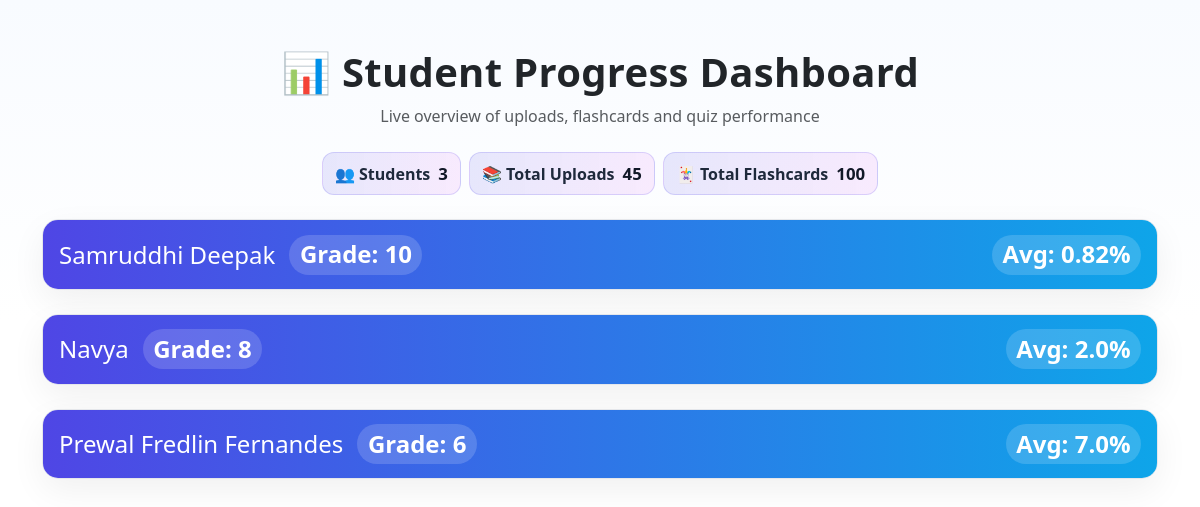
/student_progress (signed in), run on an earlier commit of the app's database.
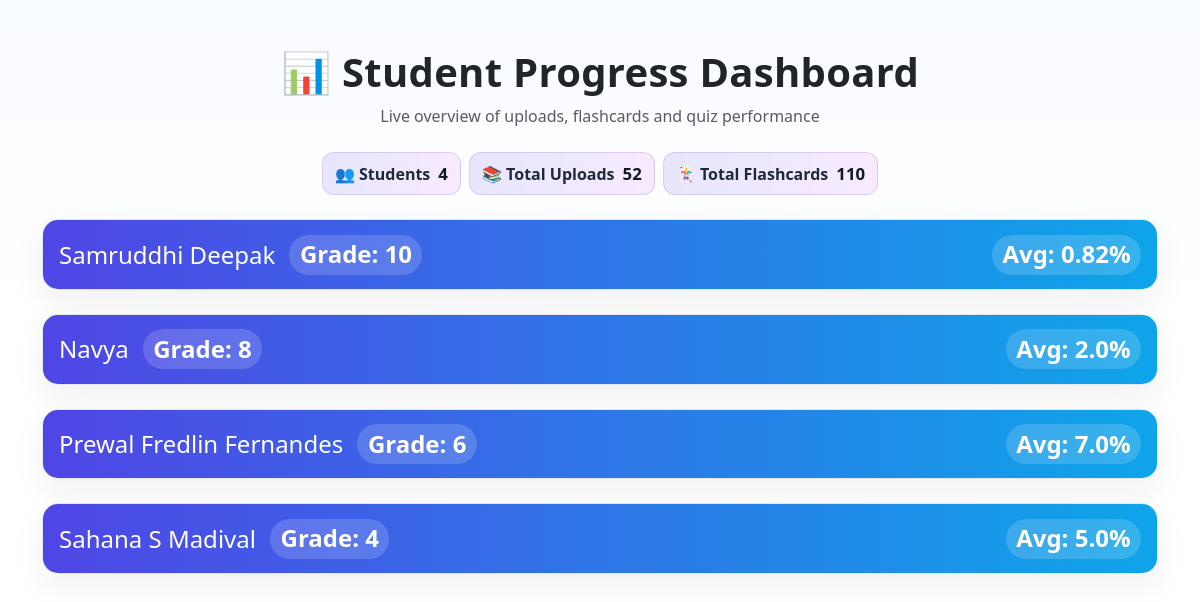
And on a later commit of the database.
### tables this page shows
CREATE TABLE students (
        id INTEGER PRIMARY KEY AUTOINCREMENT,
        name TEXT NOT NULL,
        age INTEGER,
        grade TEXT,
        accessibility TEXT,
        email TEXT,
        phone TEXT,
        password_hash TEXT,
        created_at TEXT
    );

### app.py (the view)
@app.route("/student_progress")
@login_required(role="teacher")
def student_progress():
    conn = get_db()
    cur = conn.cursor()
    filter_id = request.args.get("student_id")
    if filter_id:
        cur.execute("SELECT * FROM students WHERE id = ?", (filter_id,))
    else:
        cur.execute("SELECT * FROM students")
    students = cur.fetchall()
    progress_data = []
    for student in students:
        student_id = student["id"]
        cur.execute("SELECT * FROM uploads WHERE student_id = ?", (student_id,))
        uploads = cur.fetchall()
        total_uploads = len(uploads)
        cur.execute("SELECT * FROM flashcards WHERE student_id = ?", (student_id,))
        flashcards = cur.fetchall()
        total_flashcards = sum(f['num_flashcards'] for f in flashcards)
        cur.execute("SELECT * FROM quiz_attempts WHERE student_id = ?", (student_id,))
        quizzes = cur.fetchall()
        total_quizzes = len(quizzes)
        avg_score = round(sum(q['score'] for q in quizzes) / total_quizzes, 2) if total_quizzes else 0
        completion_rate = f"{total_quizzes}/{total_uploads}" if total_uploads else "0/0"
        num_audiobooks = len([u for u in uploads if u['filename'].endswith('.mp3')])
        progress_data.append({
            "student": student,
            "uploads": uploads,
            "total_uploads": total_uploads,
            "flashcards": flashcards,
            "total_flashcards": total_flashcards,
            "quizzes": quizzes,
            "total_quizzes": total_quizzes,
            "avg_score": avg_score,
            "completion_rate": completion_rate,
            "num_audiobooks": num_audiobooks
        })
    conn.close()
    return render_template("student_progress.html", progress_data=progress_data, filter_id=filter_id)

### app.py (called while the page is built)
def get_db():
    conn = sqlite3.connect(DB)
    conn.row_factory = sqlite3.Row
    return conn

def login_required(role=None):
    def decorator(f):
        @wraps(f)
        def wrapped(*args, **kwargs):
            user = session.get("user")
            if not user:
                flash("Please log in first.")
                return redirect(url_for("index"))
            if role and user.get("role") != role:
                flash(f"Access restricted to {role}s only.")
                return redirect(url_for("index"))
            return f(*args, **kwargs)
        return wrapped
    return decorator

### templates/student_progress.html (shortened to what this page needs)
<link href="https://cdn.jsdelivr.net/npm/bootstrap@5.3.2/dist/css/bootstrap.min.css" rel="stylesheet">
<div class="container my-5">
  <h1 class="mb-2 text-center page-title">📊 Student Progress Dashboard</h1>
  <p class="text-center text-muted mb-4">Live overview of uploads, flashcards and quiz performance</p>
  <div class="d-flex flex-wrap gap-2 justify-content-center mb-4">
    <div class="kpi"><span>👥 Students</span><span class="value">{{ progress_data|length }}</span></div>
    <div class="kpi"><span>📚 Total Uploads</span><span class="value">{{ progress_data|sum(attribute='total_uploads') }}</span></div>
    <div class="kpi"><span>🃏 Total Flashcards</span><span class="value">{{ progress_data|sum(attribute='total_flashcards') }}</span></div>
  </div>
  {% for p in progress_data %}
  <div class="student-card mb-4">
    <div class="student-head">
      <h4 class="mb-0 d-flex align-items-center justify-content-between">
        <a data-bs-toggle="collapse" href="#student{{ loop.index }}" role="button" aria-expanded="false" aria-controls="student{{ loop.index }}">
          {{ p.student.name }}
          <span class="pill ms-2">Grade: {{ p.student.grade or '-' }}</span>
        </a>
        <span class="pill">Avg: {{ p.avg_score }}%</span>
      </h4>
    </div>
  </div>
  {% endfor %}
</div>

What changed in the data, as far as the page shows it:
added students: student.name "Sahana S Madival", student "4"
Also different on the page:
{{ progress_data|length }}: "3" → "4"
{{ progress_data|sum(attribute='total_uploads') }}: "45" → "52"
{{ progress_data|sum(attribute='total_flashcards') }}: "100" → "110"
new list line: "Grade: Avg: 5.0 %"
